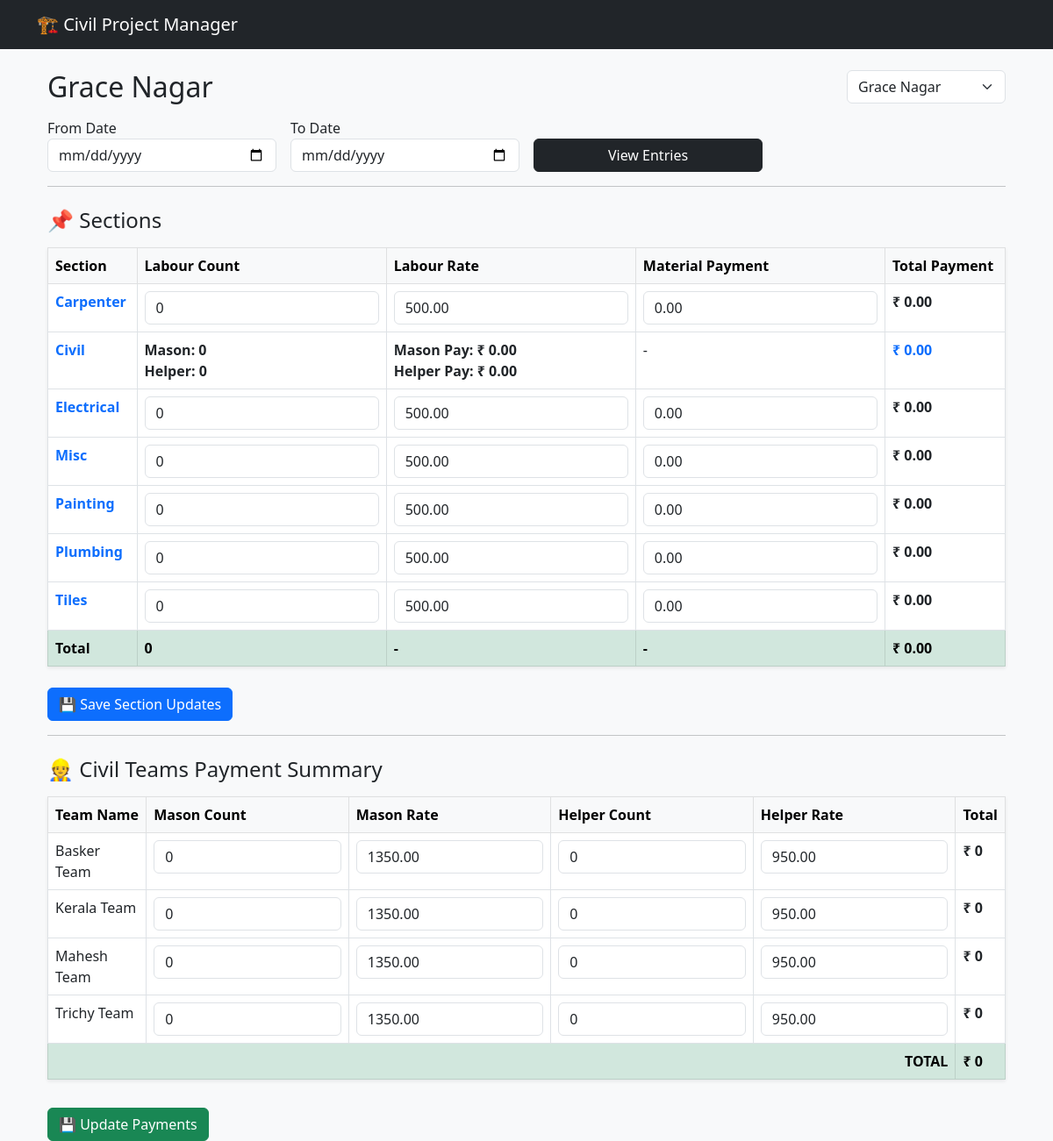
Screenshot of /3/ with the database file from the repository.
### civil_app/models.py (models this page shows, shortened)
class Site(models.Model):
    site_name = models.CharField(max_length=200)
    location = models.CharField(max_length=200, blank=True)

class SiteSection(models.Model):
    site = models.ForeignKey(Site, related_name="sections", on_delete=models.CASCADE)
    section_name = models.CharField(max_length=100)
    labour_count = models.IntegerField(default=0)
    material_count = models.IntegerField(default=0)
    labour_rate = models.DecimalField(max_digits=10, decimal_places=2, default=1000)
    material_payment = models.DecimalField(max_digits=10, decimal_places=2, default=0)
    labour_pay = models.DecimalField(max_digits=12, decimal_places=2, default=0)
    material_pay = models.DecimalField(max_digits=12, decimal_places=2, default=0)
    payment = models.DecimalField(max_digits=12, decimal_places=2, default=0)

class CivilTeam(models.Model):
    site = models.ForeignKey(Site, related_name="civil_teams", on_delete=models.CASCADE)
    team_name = models.CharField(max_length=100)
    mason_payment = models.DecimalField(max_digits=10, decimal_places=2, default=0)
    helper_payment = models.DecimalField(max_digits=10, decimal_places=2, default=0)
    mason_rate = models.DecimalField(max_digits=10, decimal_places=2, default=800)
    helper_rate = models.DecimalField(max_digits=10, decimal_places=2, default=500)
    mason_count = models.IntegerField(default=0)
    helper_count = models.IntegerField(default=0)
    @property
    def total_payment(self):
        return (self.mason_payment or 0) + (self.helper_payment or 0)

### civil_app/views.py (the view)
# urls.py: path("<int:site_id>/", views.site_detail, name="site_detail"),
def site_detail(request, site_id):
    site = get_object_or_404(Site, id=site_id)
    ensure_site_bootstrap(site)
    sections = list(site.sections.all().order_by("section_name"))
    teams = list(site.civil_teams.all().order_by("team_name"))
    civil_team_total = sum(team.total_payment for team in teams)
    for sec in sections:
        if sec.section_name.lower() == "civil":
            sec.payment = civil_team_total
    section_payment_total = sum(s.payment for s in sections)
    section_labour_total = sum(s.labour_count for s in sections)
    section_material_total = sum(s.material_count for s in sections)
    total_mason_count = sum(t.mason_count for t in teams)
    total_helper_count = sum(t.helper_count for t in teams)
    total_mason_payment = sum(t.mason_payment for t in teams)
    total_helper_payment = sum(t.helper_payment for t in teams)
    civil_total_payment = total_mason_payment + total_helper_payment
    all_sites = Site.objects.all().order_by("site_name")
    return render(request, "sites/site_detail.html", {
        "site": site,
        "sections": sections,
        "civil_teams": teams,
        "civil_team_total": civil_team_total,
        "section_payment_total": section_payment_total,
        "section_labour_total": section_labour_total,
        "section_material_total": section_material_total,
        "total_mason_count": total_mason_count,
        "total_helper_count": total_helper_count,
        "total_mason_payment": total_mason_payment,
        "total_helper_payment": total_helper_payment,
        "civil_total_payment": civil_total_payment,
        "all_sites": all_sites
    })

### civil_app/views.py (called while the page is built)
def ensure_site_bootstrap(site):
    required_sections = ["carpenter", "civil", "electrical", "misc", "painting", "plumbing", "tiles"]
    existing = set(site.sections.values_list("section_name", flat=True))
    for s in required_sections:
        if s not in existing:
            SiteSection.objects.create(site=site, section_name=s)
    if site.civil_teams.count() == 0:
        default_teams = ["Trichy Team", "Mahesh Team", "Basker Team", "Kerala Team"]
        for t in default_teams:
            CivilTeam.objects.create(site=site, team_name=t)
    try:
        _ = site.civil_details
    except:
        CivilSectionDetail.objects.create(site=site)

### civil_app/templates/sites/site_detail.html (shortened to what this page needs)
{% extends "base.html" %}
{% load static %}
{% block content %}
<div class="container">
    <div class="d-flex justify-content-between align-items-center mb-3">
    <h2 class="mb-0">{{ site.site_name }}</h2>
    <select class="form-select w-auto" onchange="location.href=this.value;">
        {% for s in all_sites %}
            <option value="{% url 'site_detail' s.id %}"
                {% if s.id == site.id %}selected{% endif %}>
                {{ s.site_name }}
            </option>
        {% endfor %}
    </select>
</div>
    <form class="row g-3 mb-3" onsubmit="openEntryModal(event)">
        <div class="col-md-3">
            <label>From Date</label>
            <input type="date" id="from_date" class="form-control">
        </div>
        <div class="col-md-3">
            <label>To Date</label>
            <input type="date" id="to_date" class="form-control">
        </div>
        <div class="col-md-3 align-self-end">
            <button class="btn btn-dark w-100">View Entries</button>
        </div>
    </form>
    <hr>
    <h4 class="mt-4">📌 Sections</h4>
    <form method="POST" action="{% url 'update_sections' site.id %}">
        <table class="table table-bordered bg-white mt-3 shadow-sm">
            <thead class="table-light">
                <tr>
                    <th>Section</th>
                    <th>Labour Count</th>
                    <th>Labour Rate</th>
                    <th>Material Payment</th>
                    <th>Total Payment</th>
                </tr>
            </thead>
            <tbody>
                {% for sec in sections %}
                <tr>
                    <td>
                        <a href="#" onclick="filterBySection('{{ sec.section_name }}')"
                           class="text-primary fw-bold text-decoration-none">
                            {{ sec.section_name|title }}
                        </a>
                    </td>
                    {% if sec.section_name == "civil" %}
    <td class="fw-bold">
        Mason: {{ total_mason_count }}<br>
        Helper: {{ total_helper_count }}
    </td>
    <td class="fw-bold">
        Mason Pay: ₹ {{ total_mason_payment }}<br>
        Helper Pay: ₹ {{ total_helper_payment }}<br>
    </td>
    <td>-</td>
    <td class="fw-bold text-primary">
    ₹ {{ civil_total_payment }}
</td>
{% else %}
                        <td>
                            <input type="number" class="form-control"
                                name="labour_{{ sec.id }}"
                                value="{{ sec.labour_count }}">
                        </td>
                        <td>
                            <input type="number" class="form-control"
                                name="labour_rate_{{ sec.id }}"
                                value="{{ sec.labour_rate }}">
                        </td>
                        <td>
                            <input type="number" class="form-control"
                                name="material_payment_{{ sec.id }}"
                                value="{{ sec.material_payment }}">
                        </td>
                        <td class="fw-bold">₹ {{ sec.payment }}</td>
                    {% endif %}
                </tr>
                {% endfor %}
                <tr class="table-success fw-bold">
                    <td>Total</td>
                    <td>{{ section_labour_total }}</td>
                    <td>-</td>
                    <td>-</td>
                    <td>₹ {{ section_payment_total }}</td>
                </tr>
            </tbody>
        </table>
        <button class="btn btn-primary mt-2">💾 Save Section Updates</button>
    </form>
    <hr>
    <h4 class="mt-4">👷 Civil Teams Payment Summary</h4>
    <form method="POST" action="{% url 'update_civil_team' site.id %}">
        <table class="table table-bordered bg-white mt-3 shadow-sm">
            <thead class="table-light">
                <tr>
                    <th>Team Name</th>
                    <th>Mason Count</th>
                    <th>Mason Rate</th>
                    <th>Helper Count</th>
                    <th>Helper Rate</th>
                    <th>Total</th>
                </tr>
            </thead>
            <tbody>
                {% for team in civil_teams %}
                <tr>
                    <td>{{ team.team_name }}</td>
                    <td>
                        <input type="number" class="form-control"
                               name="mason_count_{{ team.id }}"
                               value="{{ team.mason_count }}">
                    </td>
                    <td>
                        <input type="number" class="form-control"
                               name="mason_rate_{{ team.id }}"
                               value="{{ team.mason_rate }}">
                    </td>
                    <td>
                        <input type="number" class="form-control"
                               name="helper_count_{{ team.id }}"
                               value="{{ team.helper_count }}">
                    </td>
                    <td>
                        <input type="number" class="form-control"
                               name="helper_rate_{{ team.id }}"
                               value="{{ team.helper_rate }}">
                    </td>
                    <td class="fw-bold">
                        ₹ {{ team.total_payment }}
                    </td>
                </tr>
                {% endfor %}
                <tr class="table-success fw-bold">
                    <td colspan="5" class="text-end">TOTAL</td>
                    <td>₹ {{ civil_team_total }}</td>
                </tr>
            </tbody>
        </table>
        <button class="btn btn-success mt-3">💾 Update Payments</button>
    </form>
</div>
{% endblock %}

### rows the page displays
Site: site_name "Grace Nagar"
SiteSection: section_name "Carpenter", labour_count "0", labour_rate "500.00", material_payment "0.00", payment "0.00"
SiteSection: section_name "Civil", total_mason_count "0", total_helper_count "0", total_mason_payment "0.00", total_helper_payment "0.00", civil_total_payment "0.00"
SiteSection: section_name "Electrical", labour_count "0", labour_rate "500.00", material_payment "0.00", payment "0.00"
SiteSection: section_name "Misc", labour_count "0", labour_rate "500.00", material_payment "0.00", payment "0.00"
SiteSection: section_name "Painting", labour_count "0", labour_rate "500.00", material_payment "0.00", payment "0.00"
SiteSection: section_name "Plumbing", labour_count "0", labour_rate "500.00", material_payment "0.00", payment "0.00"
SiteSection: section_name "Tiles", labour_count "0", labour_rate "500.00", material_payment "0.00", payment "0.00"
CivilTeam: team_name "Basker Team", mason_count "0", mason_rate "1350.00", helper_count "0", helper_rate "950.00", total_payment "0"
CivilTeam: team_name "Kerala Team", mason_count "0", mason_rate "1350.00", helper_count "0", helper_rate "950.00", total_payment "0"
CivilTeam: team_name "Mahesh Team", mason_count "0", mason_rate "1350.00", helper_count "0", helper_rate "950.00", total_payment "0"
CivilTeam: team_name "Trichy Team", mason_count "0", mason_rate "1350.00", helper_count "0", helper_rate "950.00", total_payment "0"

### other values shown
{{ section_labour_total }} "0"
{{ section_payment_total }} "0.00"
{{ civil_team_total }} "0"
form field value "Grace Nagar"
